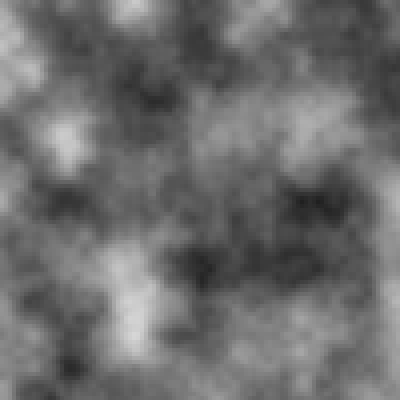
Frame 1 (no input)
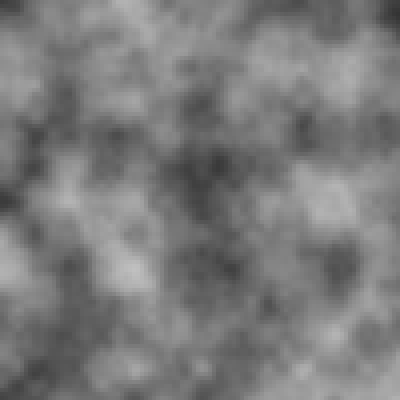
Frame 60 (the mouse pressed at the canvas centre just before this capture)
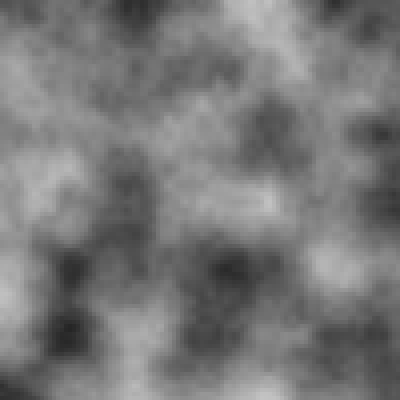
Frame 120 (the mouse held since frame 60 and released just before this capture)

The Processing sketch that drew these frames (run headless with seeded random() and noise(); from frame 60 on, the mouse is pressed at the canvas centre):

// Processing sketch: motionNoise02
// ── motionNoise02.pde
//Produce randome noise motion
float inc = 0.06;
int density = 4;
float znoise = 0.0;

void setup(){
  size(400, 400);
  noStroke();
}

void draw(){
  float xnoise = 0.0;
  float ynoise = 0.0;
  for (int y = 0; y < height; y += density){
    for(int x = 0; x < width; x += density){
      float n = noise(xnoise, ynoise, znoise) * 256;
      fill(n);
      rect(x, y, density, density);
      xnoise += inc;
    }
    xnoise = 0;
    ynoise += inc;
  }
  znoise += inc;
}
